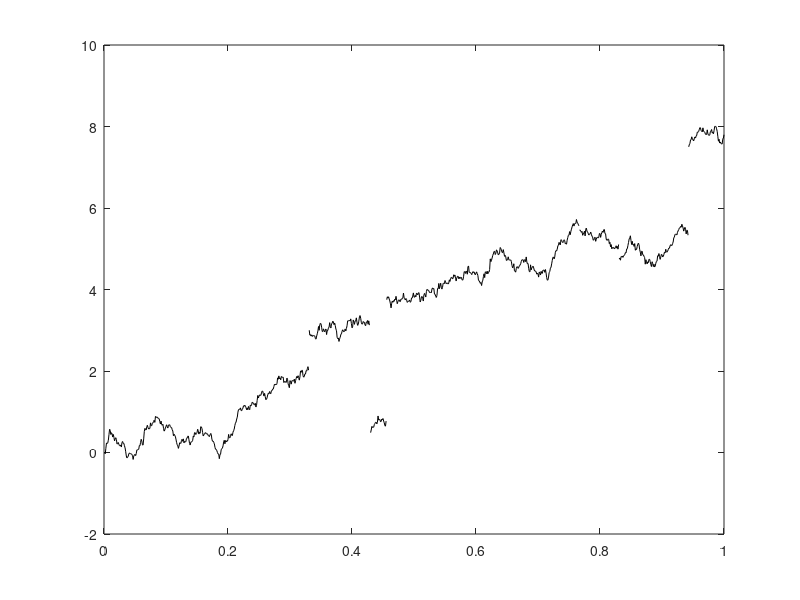

The MATLAB script that drew this image:
%jumpdiff.m
T = 1; nsteps = 10^3; h = T/nsteps;
lambda = 7; a = 0; b = 1; %Jump Parameters
gamma = 5;  sigma = 2; %BM Parameters
%Generate BM increments
dX = gamma*h + sigma*sqrt(h)*randn(nsteps,1);
dX(1) = 0;
%Generate Jump Process Part
N = poissrnd(lambda);
jumpidx = zeros(N,1); jumpsize = zeros(N,1);
for i = 1:N
    jumpidx(i) = ceil(rand*T*nsteps);
    jumpsize(i) = a + b*randn;
    dX(jumpidx(i)) = dX(jumpidx(i)) + jumpsize(i);
end
t = h:h:T;
X = cumsum(dX);
if N==0
    plot(t,X,'k-')
else
    jidx=sort(jumpidx);
    plot(t(1:jidx(1)-1),X(1:jidx(1)-1),'k-'),hold on
    for k=2:N
	plot(t(jidx(k-1):jidx(k)-1),X(jidx(k-1):jidx(k)-1),'k-')
    end
    plot(t(jidx(N):nsteps),X(jidx(N):nsteps),'k-'),hold off
end
